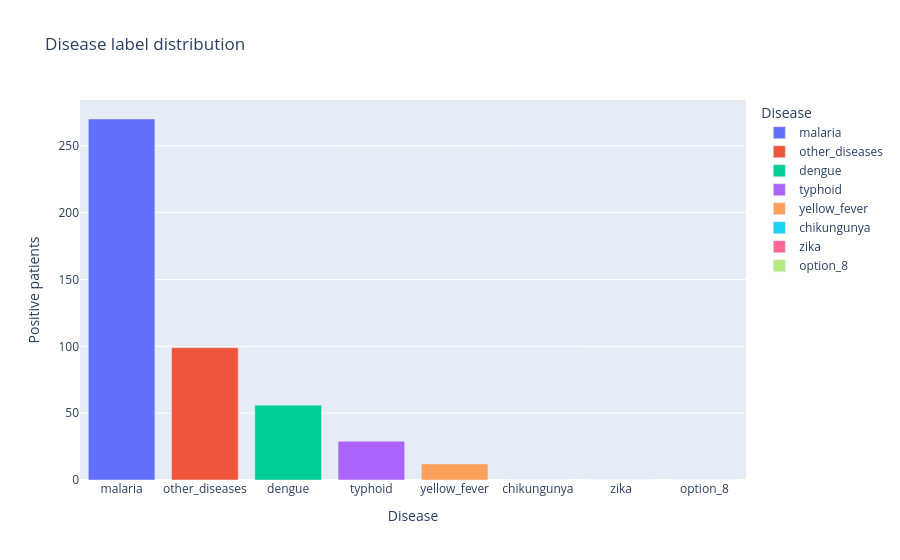
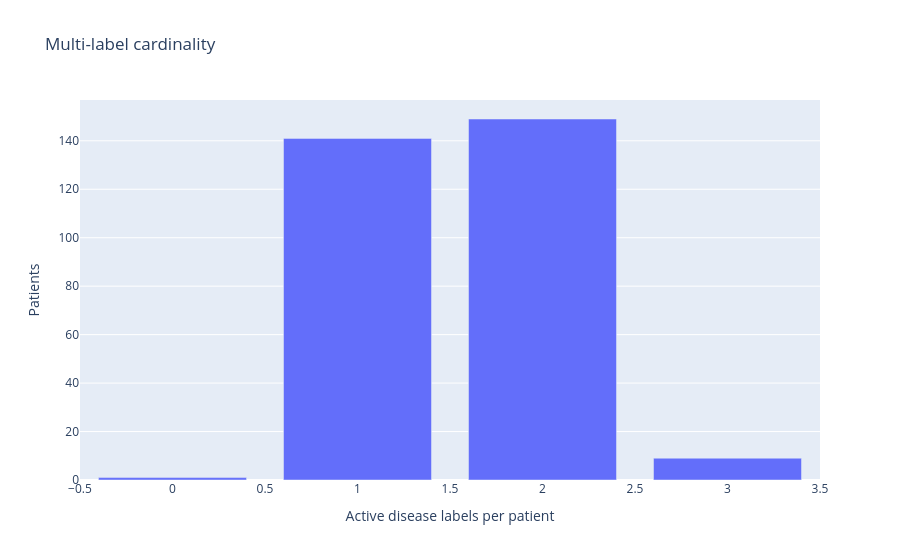
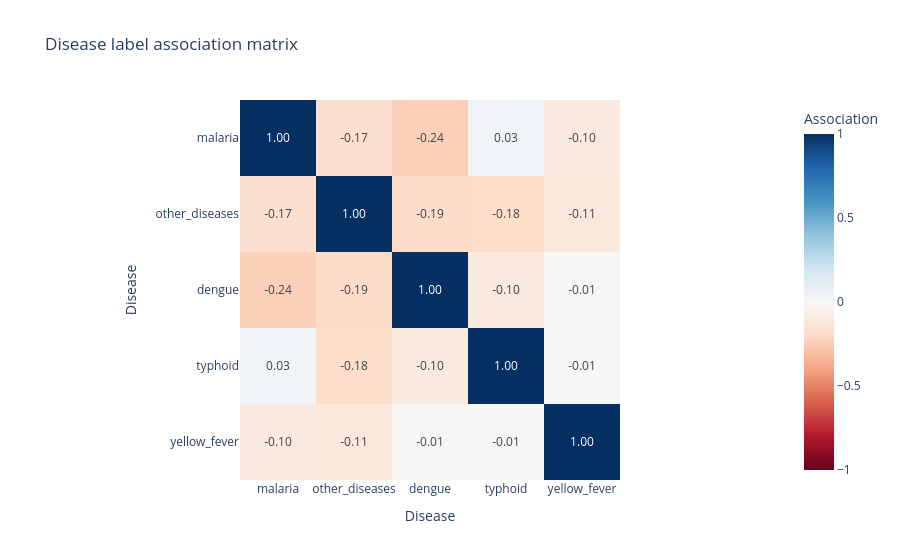

These figures' notebook cell, in order:
### Markdown cell above
# 6. Exploratory Data Analysis

The exploratory analysis focuses on disease imbalance, label cardinality,
co-occurrence, missingness, demographics, feature associations, and the
structure of co-infection. Every view is interpreted in relation to model
design and operational risk.

### Code cell
label_distribution = read_table("label_distribution.csv")
cooccurrence = read_table("label_cooccurrence.csv")
combinations = read_table("label_top_combinations.csv")

fig = px.bar(
    label_distribution,
    x="label",
    y="positives",
    color="label",
    title="Disease label distribution",
    labels={"label": "Disease", "positives": "Positive patients"},
)
fig.show()

cardinality = y.sum(axis=1).value_counts().sort_index().rename_axis("labels_per_patient").reset_index(name="patients")
px.bar(
    cardinality,
    x="labels_per_patient",
    y="patients",
    title="Multi-label cardinality",
    labels={"labels_per_patient": "Active disease labels per patient", "patients": "Patients"},
).show()

matrix = y.corr()
px.imshow(
    matrix,
    text_auto=".2f",
    color_continuous_scale="RdBu",
    zmin=-1,
    zmax=1,
    title="Disease label association matrix",
    labels={"x": "Disease", "y": "Disease", "color": "Association"},
).show()

display(combinations.head(10))
show_figure("demographics.png", "Available demographic and center distributions")
show_figure("feature_projection_pca.png", "PCA projection of pre-lab features")

### Figure 1 — Plotly figure (JSON) as saved in the notebook; plotly's stock layout.template omitted (floating-point values rounded to 4 significant figures)
{"data": [{"hovertemplate": "Disease=%{x}<br>Positive patients=%{y}<extra></extra>", "legendgroup": "malaria", "marker": {"color": "#636efa", "pattern": {"shape": ""}}, "name": "malaria", "orientation": "v", "showlegend": true, "textposition": "auto", "type": "bar", "x": ["malaria"], "xaxis": "x", "y": [270], "yaxis": "y"}, {"hovertemplate": "Disease=%{x}<br>Positive patients=%{y}<extra></extra>", "legendgroup": "other_diseases", "marker": {"color": "#EF553B", "pattern": {"shape": ""}}, "name": "other_diseases", "orientation": "v", "showlegend": true, "textposition": "auto", "type": "bar", "x": ["other_diseases"], "xaxis": "x", "y": [99], "yaxis": "y"}, {"hovertemplate": "Disease=%{x}<br>Positive patients=%{y}<extra></extra>", "legendgroup": "dengue", "marker": {"color": "#00cc96", "pattern": {"shape": ""}}, "name": "dengue", "orientation": "v", "showlegend": true, "textposition": "auto", "type": "bar", "x": ["dengue"], "xaxis": "x", "y": [56], "yaxis": "y"}, {"hovertemplate": "Disease=%{x}<br>Positive patients=%{y}<extra></extra>", "legendgroup": "typhoid", "marker": {"color": "#ab63fa", "pattern": {"shape": ""}}, "name": "typhoid", "orientation": "v", "showlegend": true, "textposition": "auto", "type": "bar", "x": ["typhoid"], "xaxis": "x", "y": [29], "yaxis": "y"}, {"hovertemplate": "Disease=%{x}<br>Positive patients=%{y}<extra></extra>", "legendgroup": "yellow_fever", "marker": {"color": "#FFA15A", "pattern": {"shape": ""}}, "name": "yellow_fever", "orientation": "v", "showlegend": true, "textposition": "auto", "type": "bar", "x": ["yellow_fever"], "xaxis": "x", "y": [12], "yaxis": "y"}, {"hovertemplate": "Disease=%{x}<br>Positive patients=%{y}<extra></extra>", "legendgroup": "chikungunya", "marker": {"color": "#19d3f3", "pattern": {"shape": ""}}, "name": "chikungunya", "orientation": "v", "showlegend": true, "textposition": "auto", "type": "bar", "x": ["chikungunya"], "xaxis": "x", "y": [0], "yaxis": "y"}, {"hovertemplate": "Disease=%{x}<br>Positive patients=%{y}<extra></extra>", "legendgroup": "zika", "marker": {"color": "#FF6692", "pattern": {"shape": ""}}, "name": "zika", "orientation": "v", "showlegend": true, "textposition": "auto", "type": "bar", "x": ["zika"], "xaxis": "x", "y": [0], "yaxis": "y"}, {"hovertemplate": "Disease=%{x}<br>Positive patients=%{y}<extra></extra>", "legendgroup": "option_8", "marker": {"color": "#B6E880", "pattern": {"shape": ""}}, "name": "option_8", "orientation": "v", "showlegend": true, "textposition": "auto", "type": "bar", "x": ["option_8"], "xaxis": "x", "y": [0], "yaxis": "y"}], "layout": {"barmode": "relative", "legend": {"title": {"text": "Disease"}, "tracegroupgap": 0}, "title": {"text": "Disease label distribution"}, "xaxis": {"anchor": "y", "categoryarray": ["malaria", "other_diseases", "dengue", "typhoid", "yellow_fever", "chikungunya", "zika", "option_8"], "categoryorder": "array", "domain": [0.0, 1.0], "title": {"text": "Disease"}}, "yaxis": {"anchor": "x", "domain": [0.0, 1.0], "title": {"text": "Positive patients"}}}}

### Figure 2 — Plotly figure (JSON) as saved in the notebook; plotly's stock layout.template omitted (floating-point values rounded to 4 significant figures)
{"data": [{"hovertemplate": "Active disease labels per patient=%{x}<br>Patients=%{y}<extra></extra>", "legendgroup": "", "marker": {"color": "#636efa", "pattern": {"shape": ""}}, "name": "", "orientation": "v", "showlegend": false, "textposition": "auto", "type": "bar", "x": [0, 1, 2, 3], "xaxis": "x", "y": [1, 141, 149, 9], "yaxis": "y"}], "layout": {"barmode": "relative", "legend": {"tracegroupgap": 0}, "title": {"text": "Multi-label cardinality"}, "xaxis": {"anchor": "y", "domain": [0.0, 1.0], "title": {"text": "Active disease labels per patient"}}, "yaxis": {"anchor": "x", "domain": [0.0, 1.0], "title": {"text": "Patients"}}}}

### Figure 3 — Plotly figure (JSON) as saved in the notebook; plotly's stock layout.template omitted (floating-point values rounded to 4 significant figures)
{"data": [{"coloraxis": "coloraxis", "hovertemplate": "Disease: %{x}<br>Disease: %{y}<br>Association: %{z}<extra></extra>", "name": "0", "texttemplate": "%{z:.2f}", "type": "heatmap", "x": ["malaria", "other_diseases", "dengue", "typhoid", "yellow_fever"], "xaxis": "x", "y": ["malaria", "other_diseases", "dengue", "typhoid", "yellow_fever"], "yaxis": "y", "z": [[1.0, -0.1678, -0.2395, 0.03384, -0.1021], [-0.1678, 1.0, -0.1907, -0.1816, -0.1071], [-0.2395, -0.1907, 1.0, -0.09882, -0.01048], [0.03384, -0.1816, -0.09882, 1.0, -0.00921], [-0.1021, -0.1071, -0.01048, -0.00921, 1.0]]}], "layout": {"coloraxis": {"autocolorscale": false, "cmax": 1, "cmin": -1, "colorbar": {"title": {"text": "Association"}}, "colorscale": [[0.0, "rgb(103,0,31)"], [0.1, "rgb(178,24,43)"], [0.2, "rgb(214,96,77)"], [0.3, "rgb(244,165,130)"], [0.4, "rgb(253,219,199)"], [0.5, "rgb(247,247,247)"], [0.6, "rgb(209,229,240)"], [0.7, "rgb(146,197,222)"], [0.8, "rgb(67,147,195)"], [0.9, "rgb(33,102,172)"], [1.0, "rgb(5,48,97)"]]}, "title": {"text": "Disease label association matrix"}, "xaxis": {"anchor": "y", "constrain": "domain", "domain": [0.0, 1.0], "scaleanchor": "y", "title": {"text": "Disease"}}, "yaxis": {"anchor": "x", "autorange": "reversed", "constrain": "domain", "domain": [0.0, 1.0], "title": {"text": "Disease"}}}}
